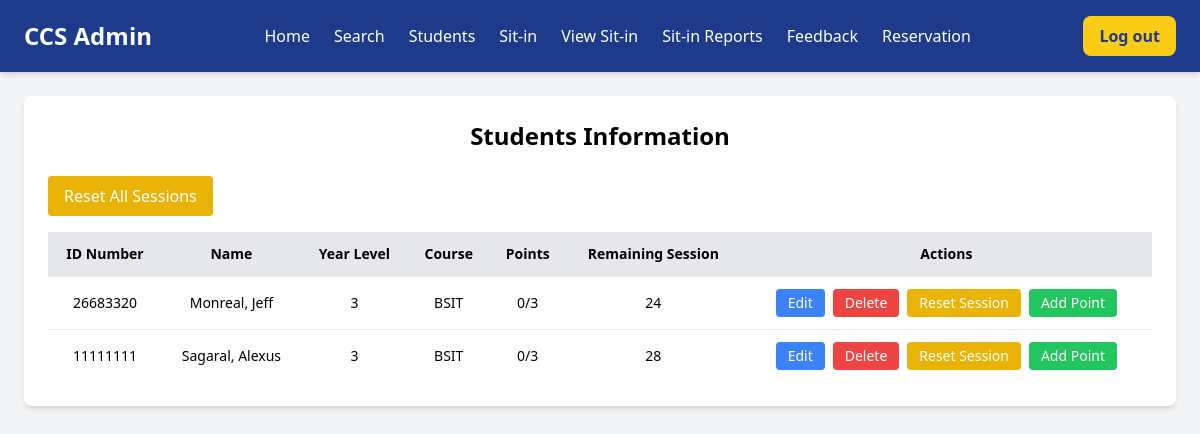
The app's page /students.php (signed in), older data.
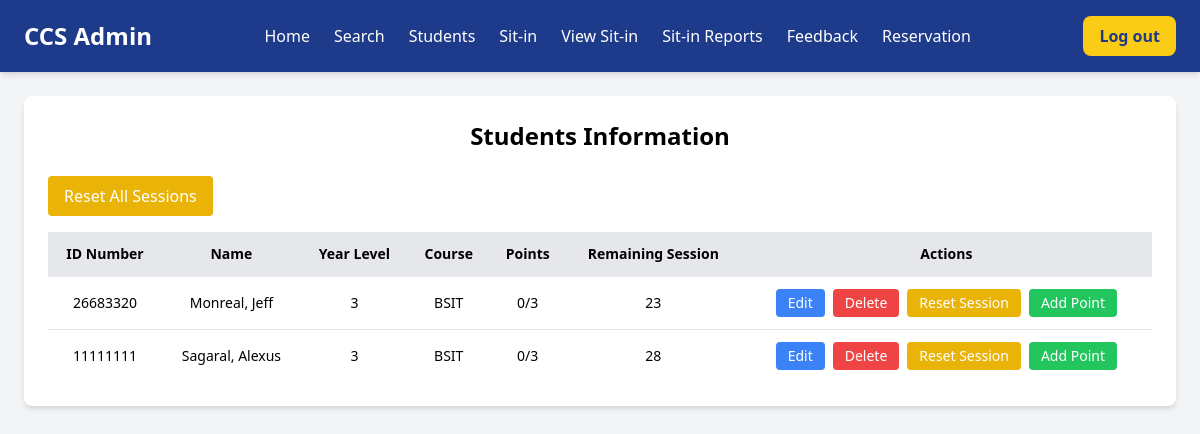
The same page, newer data.
### tables this page shows
CREATE TABLE `users` (
  `ID` int(11) NOT NULL,
  `ID_NUMBER` int(11) NOT NULL,
  `LASTNAME` varchar(50) NOT NULL,
  `FIRSTNAME` varchar(50) NOT NULL,
  `MIDDLENAME` varchar(50) DEFAULT NULL,
  `COURSE` varchar(100) DEFAULT NULL,
  `YEAR` int(11) DEFAULT NULL,
  `USERNAME` varchar(50) NOT NULL,
  `PASSWORD` varchar(100) NOT NULL,
  `EMAIL` varchar(100) NOT NULL,
  `ADDRESS` varchar(30) DEFAULT NULL,
  `SESSION` int(11) DEFAULT 30,
  `IMAGE` varchar(100) DEFAULT NULL,
  `CREATED_AT` timestamp NOT NULL DEFAULT current_timestamp(),
  `user_type` enum('student','admin') NOT NULL DEFAULT 'student',
  `POINTS` int(11) DEFAULT 0
);

### students.php (the view, shortened to what this page needs)
<?php
require_once 'database.php';
$query = "SELECT *, COALESCE(POINTS, 0) as POINTS FROM users WHERE user_type = 'student' ORDER BY ID ASC";
$result = $conn->query($query);
?>
<!DOCTYPE html>
<html lang="en">
<head>
    <script src="https://cdn.tailwindcss.com"></script>
</head>
<body class="bg-gray-100">
    <?php include 'admin-nav.php'; ?>
    <div class="max-w-7xl mx-auto p-6">
        <div class="bg-white rounded-lg shadow-md p-6">
            <h2 class="text-2xl font-bold mb-6 text-center">Students Information</h2>
            <div class="flex mb-4">
                <form method="POST" class="flex gap-2">
                    <button type="submit" name="reset_sessions" class="bg-yellow-500 text-white px-4 py-2 rounded hover:bg-yellow-600">
                        Reset All Sessions
                    </button>
                </form>
            </div>
            <div class="overflow-x-auto">
                <table class="w-full border-collapse bg-white text-left text-sm">
                    <thead class="bg-gray-200">
                        <tr class="text-center">
                            <th class="p-3">ID Number</th>
                            <th class="p-3">Name</th>
                            <th class="p-3">Year Level</th>
                            <th class="p-3">Course</th>
                            <th class="p-3">Points</th>
                            <th class="p-3">Remaining Session</th>
                            <th class="p-3">Actions</th>
                        </tr>
                    </thead>
                    <tbody class="text-center">
                        <?php while ($row = $result->fetch_assoc()): ?>
                            <tr class="border-t">
                                <td class="p-3"><?= htmlspecialchars($row['ID_NUMBER']) ?></td>
                                <td class="p-3"><?= htmlspecialchars($row['LASTNAME'] . ", " . $row['FIRSTNAME']) ?></td>
                                <td class="p-3"><?= htmlspecialchars($row['YEAR']) ?></td>
                                <td class="p-3"><?= htmlspecialchars($row['COURSE']) ?></td>
                                <td class="p-3"><?= htmlspecialchars($row['POINTS'] ?? 0) ?>/3</td>
                                <td class="p-3"><?= htmlspecialchars($row['SESSION']) ?></td>
                                <td class="p-3 flex gap-2 justify-center items-center">
                                    <button onclick="editStudent(<?= htmlspecialchars(json_encode($row)) ?>)"
                                            class="bg-blue-500 text-white px-3 py-1 rounded hover:bg-blue-600">
                                        Edit
                                    </button>
                                    <button onclick="deleteStudent(<?= $row['ID'] ?>)"
                                            class="bg-red-500 text-white px-3 py-1 rounded hover:bg-red-600">
                                        Delete
                                    </button>
                                    <button onclick="resetSession(<?= $row['ID'] ?>)"
                                            class="bg-yellow-500 text-white px-3 py-1 rounded hover:bg-yellow-600">
                                        Reset Session
                                    </button>
                                    <form method="POST" class="inline">
                                        <button type="submit" name="add_point"
                                                class="bg-green-500 text-white px-3 py-1 rounded hover:bg-green-600">
                                            Add Point
                                        </button>
                                    </form>
                                </td>
                            </tr>
                        <?php endwhile; ?>
                    </tbody>
                </table>
            </div>
        </div>
    </div>
</body>
</html>

Row changes from the older to the newer data that the page shows:
changed users "Monreal, Jeff": SESSION "24" → "23"
